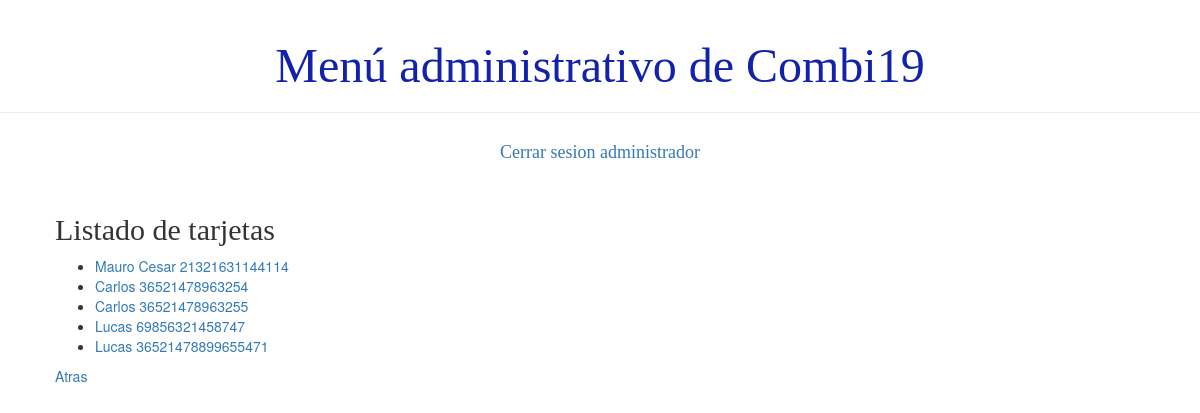
The page /usuario/listaTarjeta (signed in) on the database as committed earlier.
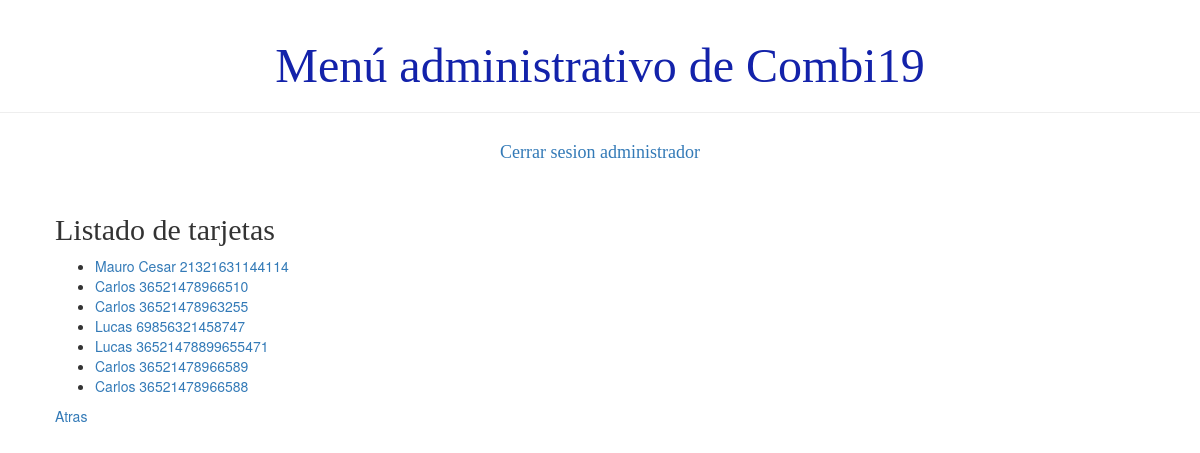
The same page on the database as committed later.
### demo1/models.py (models this page shows, shortened)
class Tarjeta(models.Model):
    pasajero = models.ForeignKey(Pasajero, on_delete=models.CASCADE)
    numero = models.BigIntegerField()
    fecha_de_vencimiento = models.DateField()
    codigo = models.IntegerField()
    activo = models.BooleanField(default=True)
    def __str__(self):
         return '%s %s' % (self.pasajero.usuario.first_name, str(self.numero))

class Persona(models.Model):
    usuario = models.ForeignKey('auth.User', on_delete=models.CASCADE)
    dni = models.IntegerField()
    telefono = models.BigIntegerField()
    activo = models.BooleanField(default=True)

### demo1/views.py (the view)
# urls.py: path('usuario/listaTarjeta', views.listado_tarjeta ,name='listado_tarjeta'),
def listado_tarjeta(request):
    tarjetas=Tarjeta.objects.all()
    return render(request, 'demo1/listados/listado_tarjeta.html', {'tarjetas':tarjetas})

### demo1/templates/demo1/listados/listado_tarjeta.html
{% extends 'demo1/base.html' %}
{% block content %}
    <h2>Listado de tarjetas</h2>
    <div>
        <ul>
        {% for tarjeta in tarjetas %}
            <li><a href="{% url 'detalle_tarjeta' pk=tarjeta.pk%}">{{ tarjeta }}</a></li>
        {% endfor %}
        </ul>
    </div>
    <div><a href="{% url 'principal' %}">Atras</a></div>
{% endblock %}

Rows that differ between the two databases and show on the page:
changed Tarjeta: pasajero+numero "Carlos 36521478963254" → "Carlos 36521478966510"
added Tarjeta: pasajero+numero "Carlos 36521478966589"
added Tarjeta: pasajero+numero "Carlos 36521478966588"
